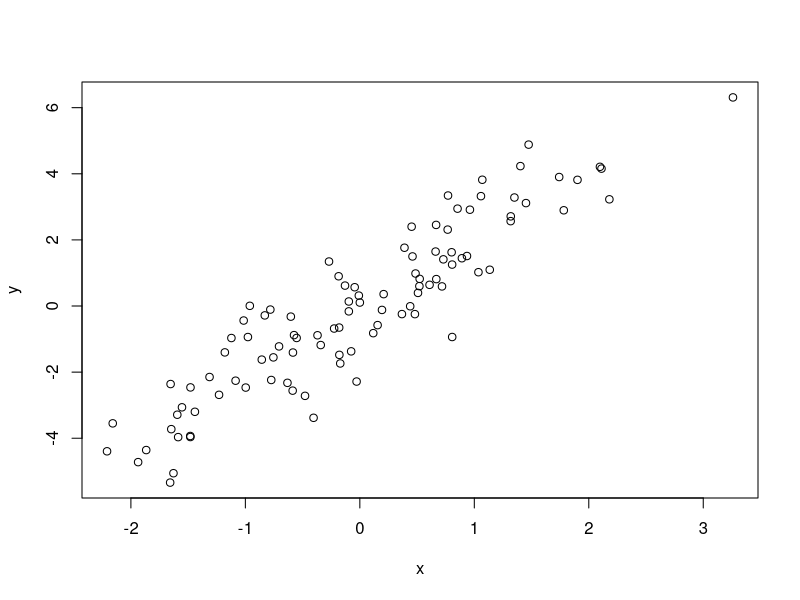

Source code (R):
## ---- chunk 1
knitr::opts_chunk$set(echo = TRUE)
## ---- chunk 2
x <- c(1, 2, 3, 4, 5)
y <- c(5, 4, 3, 2, 1)
sum(x * y)
## ---- chunk 3
t(x) %*% y
## ---- chunk 4
x <- rnorm(100)
y <- 2*x + rnorm(100)
## ---- chunk 5
cor(x,y)

plot(x,y)
## ---- chunk 6
# 버블 정렬
bubble_sort <- function(x) {
  n <- length(x) 
  
  for (i in 1:(n - 1)) {
    for (j in 1:(n - i)) {
      if (x[j] > x[j + 1]) {
        tmp <- x[j]
        x[j] <- x[j + 1]
        x[j + 1] <- tmp
      }
    }
  }
  return(x)
}
vec1 <- c(5,7,1,6,4)
bubble_sort(vec1)
## ---- chunk 7
# 선택 정렬
selection_sort <- function(x) {
  n <- length(x) 
  for (i in 1:(n - 1)) {
    min <- i
    for (j in (i + 1):n) {
      if (x[j] < x[min]) {
        min <- j
      }
    }
    
    if (min != i) {
      tmp <- x[i]
      x[i] <- x[min]
      x[min] <- tmp
    }
  }
  
  return(x)
}
vec2 <- c(7,4,2,6,1)
selection_sort(vec2)
